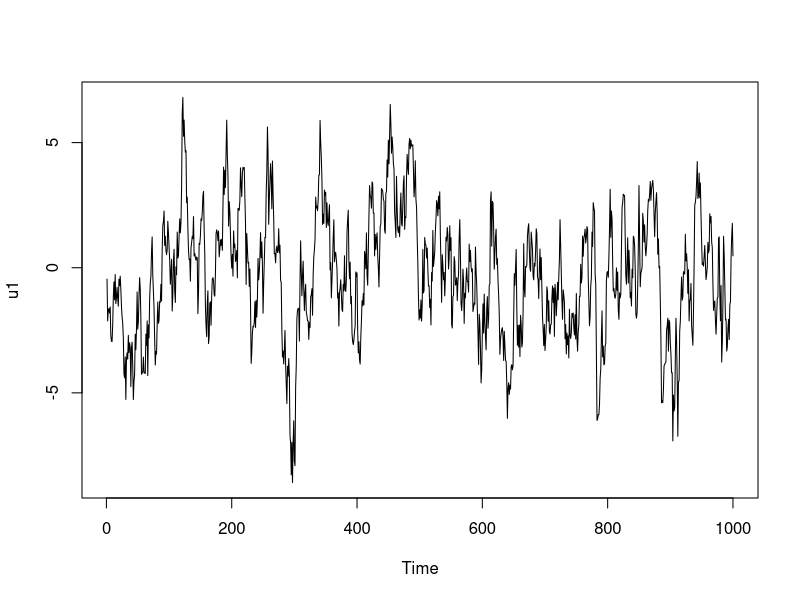
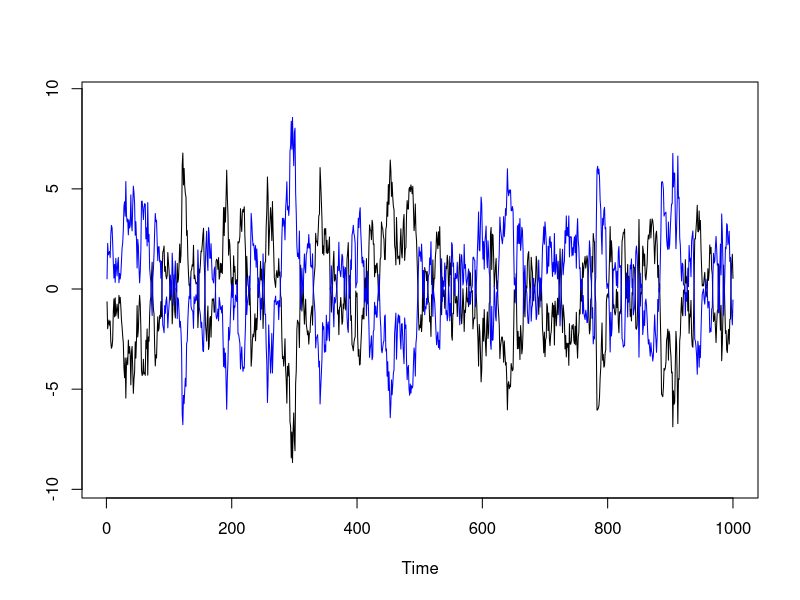
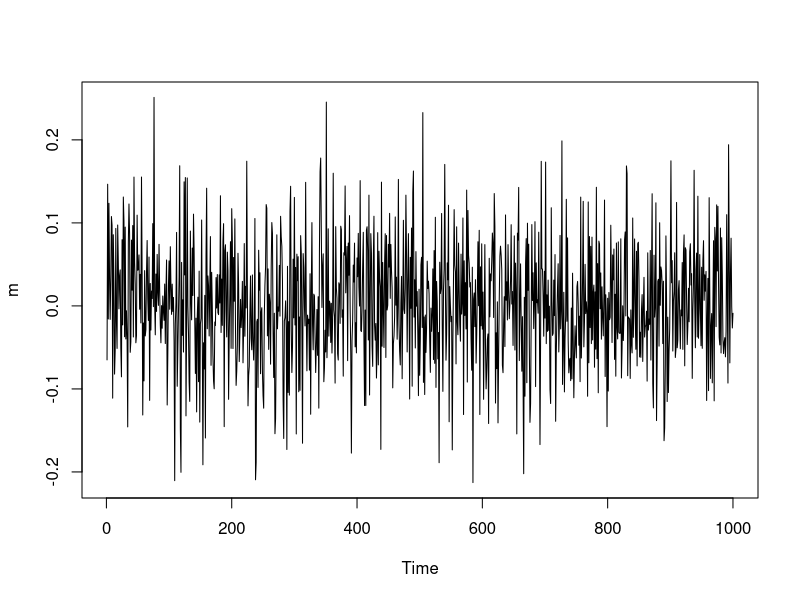
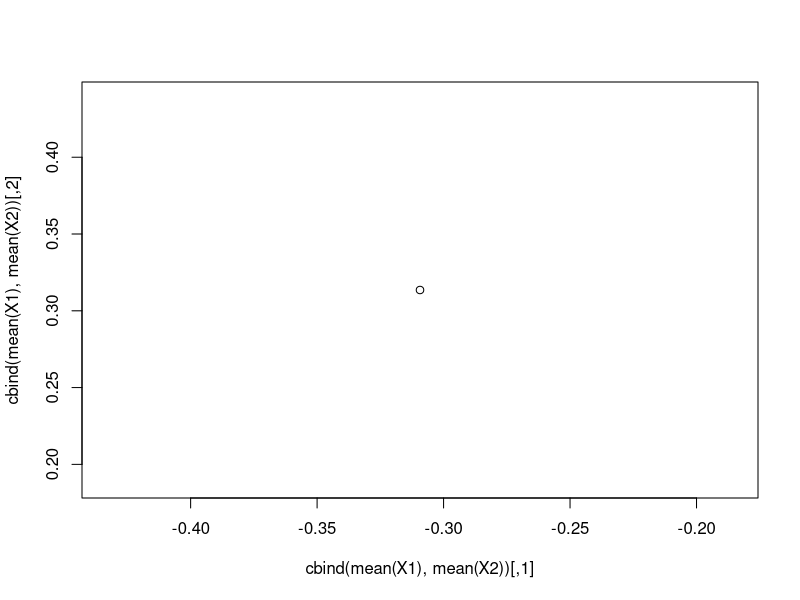
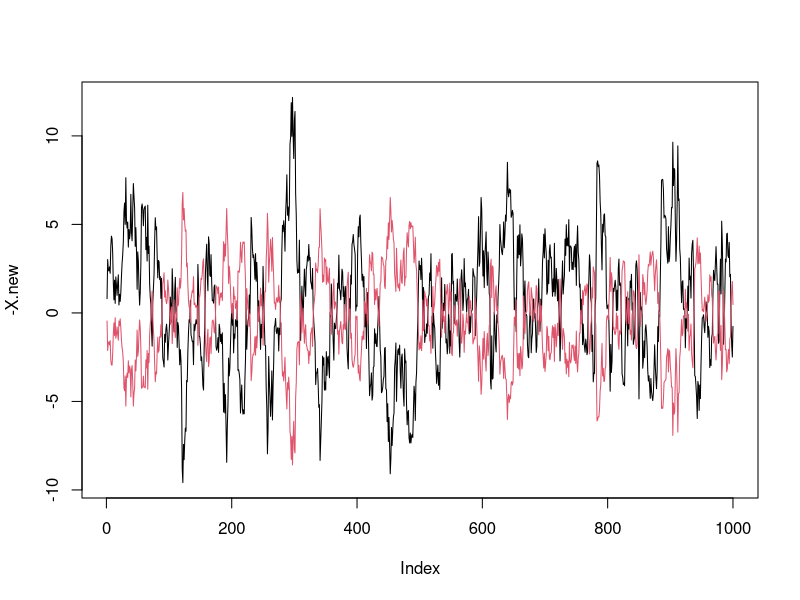
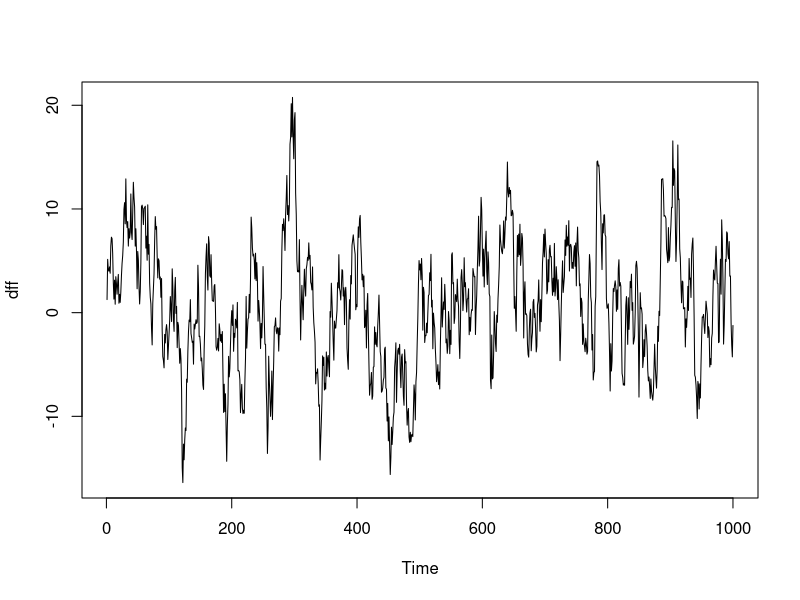
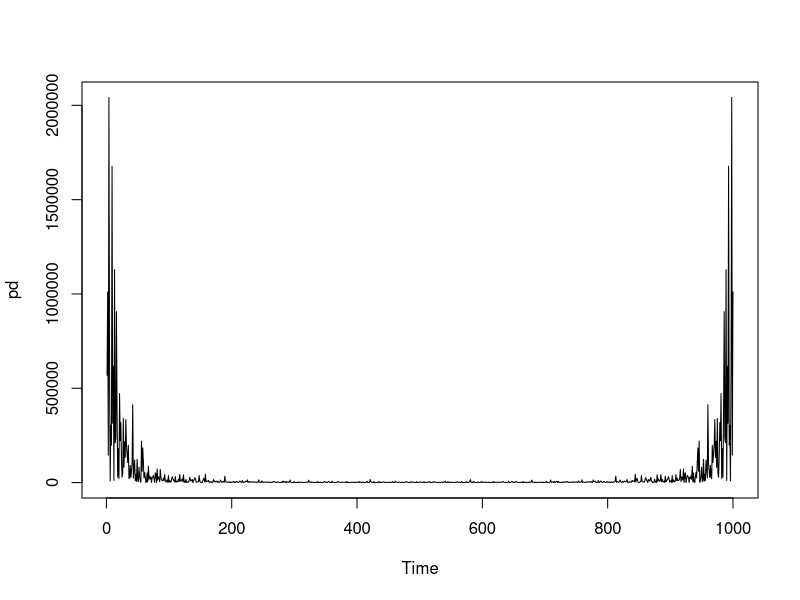
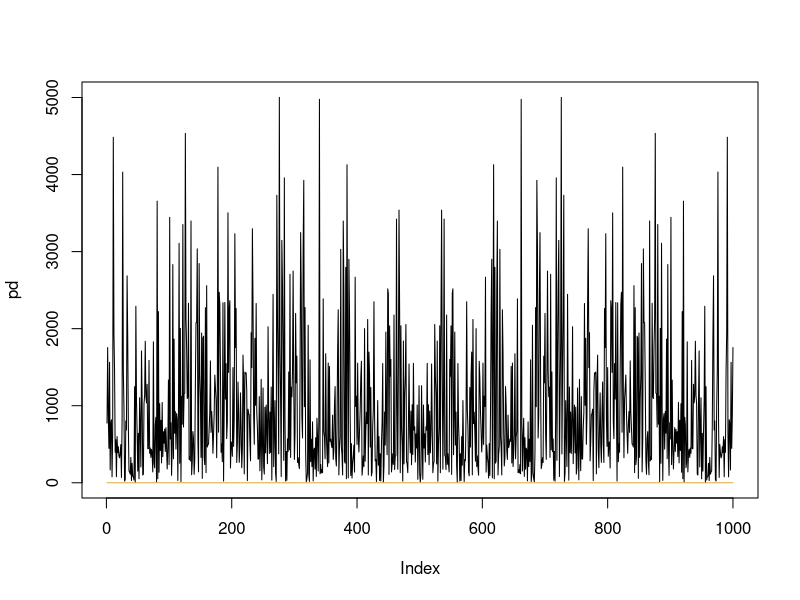

R code for these plots, in order:
CrossPowerSpectrum2 = function(X, T, m, factor=1){
  ### X: time series by COLUMNs, T: time, m: window smoothing.
  ##factor: PCA component return.
  #h = 1/(2*m + 1) ##uniform weight
  n = dim(X)[2]
  x.omega = matrix(0,n,T)
  
  for(i in 1:n){
    #x.omega[i,] = (1/sqrt(T))*fft(X[,i]);
    x.omega[i,] = fft(X[,i]);
  } 
  
  paddingSpectrum = array(0, dim = c(n,n,T+2*m))
  for(i in 1:(T/2) ){
    paddingSpectrum[,,(1+m):(T+m)] = x.omega[,i+1]%*%t(Conj(x.omega[,i+1]))
  }
  for(i in 1:m){
    paddingSpectrum[,,m+1-i] = Conj(paddingSpectrum[,,i+m+1])
    paddingSpectrum[,,T+m-i] = Conj(paddingSpectrum[,,i+T+m])
  }
  #Smoothing
  Sxx = array(0, dim=c(n,n,T/2))
  for(i in 1:(T/2)){
    Sxx[,,i] = apply(paddingSpectrum[,,(m+i-m):(m+i+m)],1:2,mean)
  }
  
  
  ##Store only store 1st component
  EigenValues = matrix(0,(T),1)
  EigenVectors = matrix(0,(T),n)
  for (k in 1:(T/2)) {
    u = eigen(Sxx[,,k], symmetric=TRUE)
    EigenValues[k,1] = u$values[factor]
    EigenVectors[k,] = u$vectors[,factor]
  }
  return(list(x.omega=x.omega,EigenValues=EigenValues,EigenVectors=EigenVectors))
}

ComputeFactors = function(x.omega, EigenValues, EigenVectors){
  n = dim(x.omega)[1]
  c.omega  = matrix(0,T,n)
  for(i in 1:(T/2)){
    c.omega[i,] = EigenVectors[i,]
  }
  for(i in (T/2+1):(T)){
    c.omega[i,] = Conj(c.omega[T-i+1,])
  }
  y=NULL
  for(i in 1:(T)){
    y = c(y, Conj(c.omega[T-i+1,])%*%(x.omega[,i]))
  }
  
  Y = fft(y,inverse=TRUE)/(T)
  
  return(Y)
}

## Example
T=1000;
u1 = arima.sim(T, model=list(ar=c(0.9)));
plot(u1)

X1 = u1 + rnorm(T,0,(0.1))
X2 = -u1 + rnorm(T,0,(0.1))

plot(X1,type="l",ylim=c(min(X1, X2)-1, max(X1, X2)+1),ylab="")
lines(X2,col="blue")
m = 1/2*(X1+X2);
plot(m)
plot(cbind(mean(X1), mean(X2))); 

temp = CrossPowerSpectrum2(t(rbind(X2,X1)), T, m =8,factor = 1)
X.new = Re(ComputeFactors(temp$x.omega,temp$EigenValues,temp$EigenVectors))
lines(X.new, col="red")
plot(-X.new, type="l");
lines(u1, col="2")
dff = -X.new - u1
plot(dff, type="l")

fftd = fft(dff);
  pd = (abs(fftd))^2
plot(pd, type="l");

## white noise 
noise = rnorm(T);
fftd = fft(noise);
pd = (abs(fftd))^2
plot(pd, type="l");


temp = CrossPowerSpectrum2(t(rbind(X2,X1)), T, m =8,factor = 2)
X.new = Re(ComputeFactors(temp$x.omega,temp$EigenValues,temp$EigenVectors))
lines(X.new, col="orange")

temp = CrossPowerSpectrum2(t(rbind(X2,X1)), T, m =8,factor = 1)
X.new = Re(ComputeFactors(temp$x.omega,temp$EigenValues,temp$EigenVectors))

